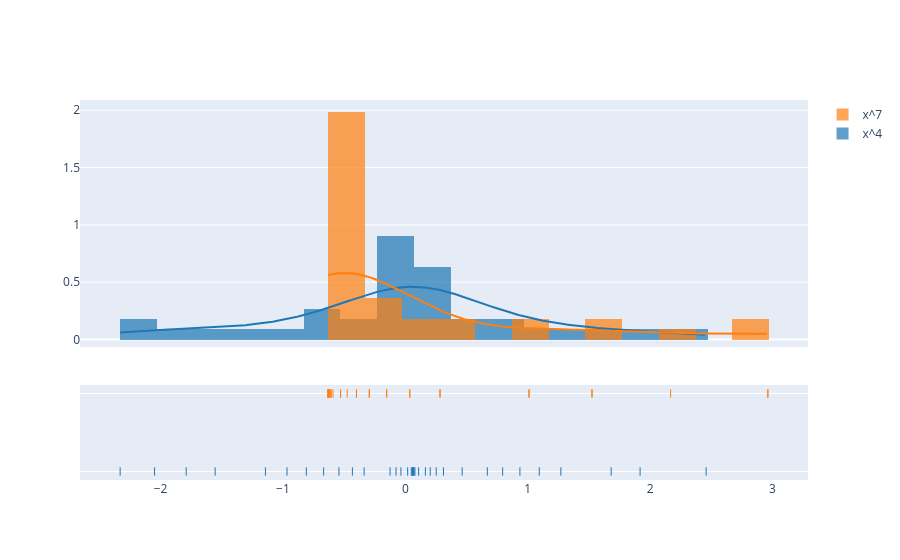

Source (notebook cell):
### Markdown cell above
Notice in the above code snippet we define a new $\Phi$ function that applies the pre-trained normalization.  This procedure **learns** something about the training data in the formulation of the normalizer.

1. Will this be an issue when we cross validate on the training data?

This process of transformations: feature construction, rescaling, and then subsequently model fitting form **pipelines**.  Scikit learn actually has a [pipeline framework](http://scikit-learn.org/stable/modules/generated/sklearn.pipeline.Pipeline.html) to aid with this process. 


In the following we plot the spread of the transformed dimensions.  They are still not the same but are at least on the same scale.

### Code cell
iplot(ff.create_distplot([Phi[:,3], Phi[:,6]], group_labels=['x^4', 'x^7'], bin_size=0.3), filename="phi_dist_plot2")

### Figure 1 — Plotly figure (JSON) as saved in the notebook; plotly's stock layout.template omitted (floating-point values rounded to 4 significant figures; data arrays with more than 128 entries replaced by an {"elided": "..."} marker saying what was removed)
{"data": [{"autobinx": false, "histnorm": "probability density", "legendgroup": "x^4", "marker": {"color": "rgb(31, 119, 180)"}, "name": "x^4", "opacity": 0.7, "type": "histogram", "x": [-0.6673, -1.554, -0.9667, 0.7949, 1.681, 1.918, -0.07572, -0.5423, -0.03613, 0.0638, 0.2034, 0.1085, -2.33, 1.271, 0.06637, 0.1638, -1.143, 0.07865, -0.3366, 0.3114, -2.048, 0.05684, -1.79, 1.094, 0.2522, 0.06327, 0.6699, -0.4324, 0.06128, 0.01913, 2.457, 0.04899, -0.8084, 0.9361, -0.1246, 0.0708, 0.4643], "xaxis": "x", "xbins": {"end": 2.457, "size": 0.3, "start": -2.33}, "yaxis": "y"}, {"autobinx": false, "histnorm": "probability density", "legendgroup": "x^7", "marker": {"color": "rgb(255, 127, 14)"}, "name": "x^7", "opacity": 0.7, "type": "histogram", "x": [-0.2943, 1.011, 0.03628, -0.2943, 1.011, 1.525, -0.6172, -0.3991, -0.6231, -0.6294, -0.6172, -0.6281, 2.962, 0.2835, -0.6294, -0.6231, 0.2835, -0.6292, -0.5288, -0.591, 2.167, -0.6293, 1.525, 0.03628, -0.6071, -0.6294, -0.3991, -0.475, -0.6294, -0.6281, 2.962, -0.6292, -0.1525, -0.1525, -0.6071, -0.6293, -0.5288], "xaxis": "x", "xbins": {"end": 2.962, "size": 0.3, "start": -0.6294}, "yaxis": "y"}, {"legendgroup": "x^4", "marker": {"color": "rgb(31, 119, 180)"}, "mode": "lines", "name": "x^4", "showlegend": false, "type": "scatter", "x": {"elided": "500 float values"}, "xaxis": "x", "y": {"elided": "500 float values"}, "yaxis": "y"}, {"legendgroup": "x^7", "marker": {"color": "rgb(255, 127, 14)"}, "mode": "lines", "name": "x^7", "showlegend": false, "type": "scatter", "x": {"elided": "500 float values"}, "xaxis": "x", "y": {"elided": "500 float values"}, "yaxis": "y"}, {"legendgroup": "x^4", "marker": {"color": "rgb(31, 119, 180)", "symbol": "line-ns-open"}, "mode": "markers", "name": "x^4", "showlegend": false, "type": "scatter", "x": [-0.6673, -1.554, -0.9667, 0.7949, 1.681, 1.918, -0.07572, -0.5423, -0.03613, 0.0638, 0.2034, 0.1085, -2.33, 1.271, 0.06637, 0.1638, -1.143, 0.07865, -0.3366, 0.3114, -2.048, 0.05684, -1.79, 1.094, 0.2522, 0.06327, 0.6699, -0.4324, 0.06128, 0.01913, 2.457, 0.04899, -0.8084, 0.9361, -0.1246, 0.0708, 0.4643], "xaxis": "x", "y": ["x^4", "x^4", "x^4", "x^4", "x^4", "x^4", "x^4", "x^4", "x^4", "x^4", "x^4", "x^4", "x^4", "x^4", "x^4", "x^4", "x^4", "x^4", "x^4", "x^4", "x^4", "x^4", "x^4", "x^4", "x^4", "x^4", "x^4", "x^4", "x^4", "x^4", "x^4", "x^4", "x^4", "x^4", "x^4", "x^4", "x^4"], "yaxis": "y2"}, {"legendgroup": "x^7", "marker": {"color": "rgb(255, 127, 14)", "symbol": "line-ns-open"}, "mode": "markers", "name": "x^7", "showlegend": false, "type": "scatter", "x": [-0.2943, 1.011, 0.03628, -0.2943, 1.011, 1.525, -0.6172, -0.3991, -0.6231, -0.6294, -0.6172, -0.6281, 2.962, 0.2835, -0.6294, -0.6231, 0.2835, -0.6292, -0.5288, -0.591, 2.167, -0.6293, 1.525, 0.03628, -0.6071, -0.6294, -0.3991, -0.475, -0.6294, -0.6281, 2.962, -0.6292, -0.1525, -0.1525, -0.6071, -0.6293, -0.5288], "xaxis": "x", "y": ["x^7", "x^7", "x^7", "x^7", "x^7", "x^7", "x^7", "x^7", "x^7", "x^7", "x^7", "x^7", "x^7", "x^7", "x^7", "x^7", "x^7", "x^7", "x^7", "x^7", "x^7", "x^7", "x^7", "x^7", "x^7", "x^7", "x^7", "x^7", "x^7", "x^7", "x^7", "x^7", "x^7", "x^7", "x^7", "x^7", "x^7"], "yaxis": "y2"}], "layout": {"barmode": "overlay", "hovermode": "closest", "legend": {"traceorder": "reversed"}, "xaxis": {"anchor": "y2", "domain": [0, 1], "zeroline": false}, "yaxis": {"anchor": "free", "domain": [0.35, 1], "position": 0}, "yaxis2": {"anchor": "x", "domain": [0, 0.25], "dtick": 1, "showticklabels": false}}}
